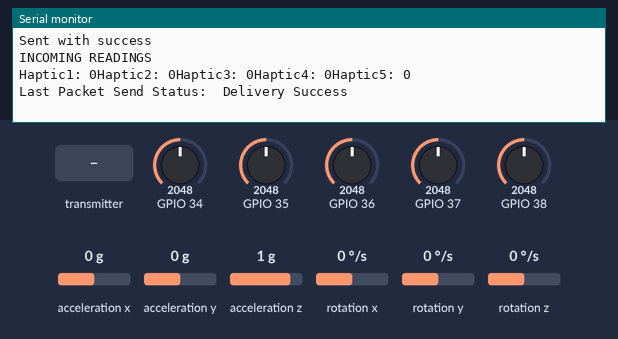
A sketch run on a simulated ESP32. On the bench: the last lines printed to the serial monitor. The test bench sets the inputs (shaded band); at power-on: GPIO 34 = 2048, GPIO 35 = 2048, GPIO 36 = 2048, GPIO 37 = 2048, GPIO 38 = 2048, acceleration x 0 g, acceleration y 0 g, acceleration z 1 g, rotation x 0 °/s, rotation y 0 °/s, rotation z 0 °/s.

Above: at 1.2 s.
1.3 s: the transmitter starts sending data1 = 0
At 1.61 s:
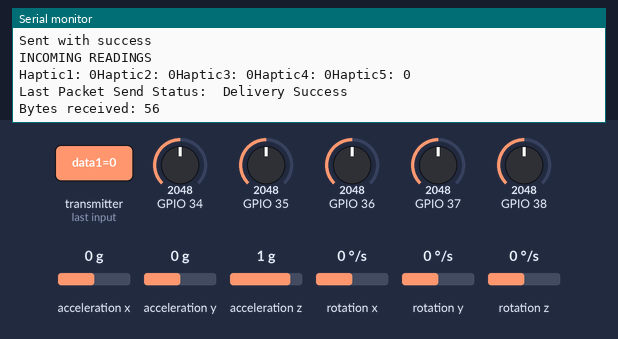
3.3 s: the transmitter starts sending data2 = 4095
4.8 s: the transmitter starts sending data3 = 1024
6.3 s: the transmitter starts sending data4 = 1024
7.8 s: the transmitter starts sending data5 = 4095
At 11.21 s:
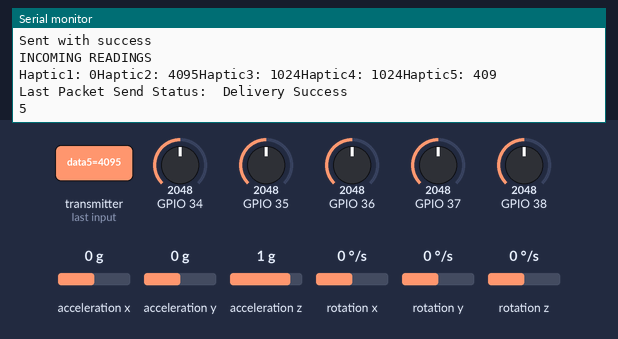

The sketch:

esp32Wroover.ino
```cpp
#include <esp_now.h>
#include <WiFi.h>
#include <Wire.h>

#include <MPU9250_asukiaaa.h>

#ifdef _ESP32_HAL_I2C_H_
#define SDA_PIN 21
#define SCL_PIN 22
#endif

MPU9250_asukiaaa mySensor;

// MAC Adresse des Empfängers
uint8_t broadcastAddress[] = {0x24,0x6F,0x28,0xB4,0x93,0xC0};

// Messwerte
int finger1;
int finger2;
int finger3;
int finger4;
int finger5;

int gyrox;
int gyroy;
int gyroz;

int accx;
int accy;
int accz;

int pitch;
int roll;
int yaw;

// Incoming Werte
int haptic1;
int haptic2;
int haptic3;
int haptic4;
int haptic5;


// Wenn senden erfolgreich war
String success;

//Struktur der Daten
typedef struct struct_message {
    int data1;
    int data2;
    int data3;
    int data4;
    int data5;

    int datagx;
    int datagy;
    int datagz;

    int dataax;
    int dataay;
    int dataaz;

    int dataroll;
    int datapitch;
    int datayaw;
} struct_message;

//Struktur für die Messungen die gesendet werden initialisierung
struct_message Sensoren;

// Stuktur für incoming werte initialisierung
struct_message incomingReadings;

// Callback DATAsent , wird überprüft ob die Daten richtig gesendet wurden
void OnDataSent(const uint8_t *mac_addr, esp_now_send_status_t status) {
  Serial.print("\r\nLast Packet Send Status:\t");
  Serial.println(status == ESP_NOW_SEND_SUCCESS ? "Delivery Success" : "Delivery Fail");
  if (status ==0){
    success = "Delivery Success :)";
  }
  else{
    success = "Delivery Fail :(";
  }
}

// Callback DATArecieve, hier werden die incoming daten aus der Struktu in die Variablen gespeichert
void OnDataRecv(const uint8_t * mac, const uint8_t *incomingData, int len) {
  memcpy(&incomingReadings, incomingData, sizeof(incomingReadings));
  Serial.print("Bytes received: ");
  Serial.println(len);
  haptic1 = incomingReadings.data1;
  haptic2 = incomingReadings.data2;
  haptic3 = incomingReadings.data3;
  haptic4 = incomingReadings.data4;
  haptic5 = incomingReadings.data5;
}

void setup() {

  Serial.begin(115200);

#ifdef _ESP32_HAL_I2C_H_
// for esp32
Wire.begin(SDA_PIN, SCL_PIN); //sda, scl
#else
Wire.begin();
#endif

mySensor.setWire(&Wire);
mySensor.beginGyro();
mySensor.beginAccel();


  // Set device as a Wi-Fi Station
  WiFi.mode(WIFI_STA);

  // Initialisirung ESP-NOW
  if (esp_now_init() != ESP_OK) {
    Serial.println("Error initializing ESP-NOW");
    return;
  }

  // Once ESPNow is successfully Init, we will register for Send CB to
  // get the status of Trasnmitted packet
  esp_now_register_send_cb(OnDataSent);

  // Register peer
  esp_now_peer_info_t peerInfo;
  memcpy(peerInfo.peer_addr, broadcastAddress, 6);
  peerInfo.channel = 0;
  peerInfo.encrypt = false;

  // Add peer
  if (esp_now_add_peer(&peerInfo) != ESP_OK){
    Serial.println("Failed to add peer");
    return;
  }
  // Register for a callback function that will be called when data is received
  esp_now_register_recv_cb(OnDataRecv);
}

void loop() {
  //Funtkion fürs einlesen der Werte wird aufgerufen
  getMeasurement();

  // Werte die gesendet werden
  Sensoren.data1 = finger1;
  Sensoren.data2 = finger2;
  Sensoren.data3 = finger3;
  Sensoren.data4 = finger4;
  Sensoren.data5 = finger5;

   Sensoren.datagx = gyrox;
   Sensoren.datagy = gyroy;
   Sensoren.datagz = gyroz;

   Sensoren.dataax  = accx;
   Sensoren.dataay  = accy;
   Sensoren.dataaz  = accz;

   Sensoren.dataroll  = roll;
   Sensoren.datapitch  = pitch;
   Sensoren.datayaw = yaw;

  // Mit esp-now werden die Daten aus der Struktur an die Mac adresse gesendet
  esp_err_t result = esp_now_send(broadcastAddress, (uint8_t *) &Sensoren, sizeof(Sensoren));

  if (result == ESP_OK) {
    Serial.println("Sent with success");
  }
  else {
    Serial.println("Error sending the data");
  }
  updateData();
  delay(10000);
}
// Einlesen von Messwerten
void getMeasurement(){

  finger1 =  analogRead(34);
  finger2 =  analogRead(35);
  finger3 =  analogRead(36);
  finger4 =  analogRead(37);
  finger5 =  analogRead(38);

  mySensor.accelUpdate();

accx=mySensor.accelX();;
accy=mySensor.accelY();
accz=mySensor.accelZ();

mySensor.gyroUpdate();

gyrox= mySensor.gyroX();
gyroy= mySensor.gyroY();
gyroz= mySensor.gyroZ();

 pitch = atan(accx / sqrt((accy * accy) + (accz * accz)));
 roll = atan(accy / sqrt((accx * accx) + (accz * accz)));
 yaw = atan(accz / sqrt((accx*accx) + (accz*accz)));
  //Radiant in Grad
 pitch = pitch * (180.0 / 3.14);
 roll = roll * (180.0 / 3.14);
 yaw = yaw * (180.0 /3.14);

delay(500);
}

void updateData(){

  //Ausgabe in Serial Monitor
  //---------------------------- Haptic sensoren
  Serial.println("INCOMING READINGS");
  Serial.print("Haptic1: ");
  Serial.print(incomingReadings.data1);

  Serial.print("Haptic2: ");
  Serial.print(incomingReadings.data2);

  Serial.print("Haptic3: ");
  Serial.print(incomingReadings.data3);

  Serial.print("Haptic4: ");
  Serial.print(incomingReadings.data4);

  Serial.print("Haptic5: ");
  Serial.print(incomingReadings.data5);

  Serial.println();
}
```

Measured:
- after the input at 1.3 s, the serial monitor: prints a new line at once (image 1)
- after the input at 7.8 s, the serial monitor: prints a new line after 3.2 s (image 2)
